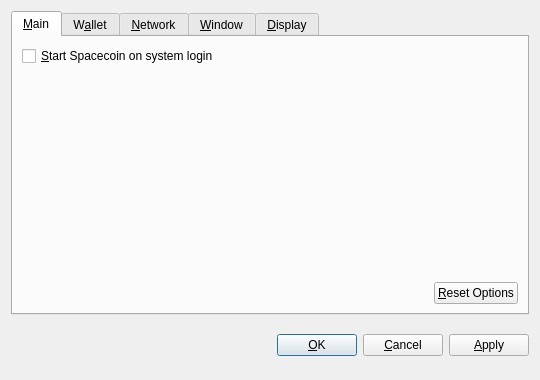
<?xml version="1.0" encoding="UTF-8"?>
<ui version="4.0">
 <class>OptionsDialog</class>
 <widget class="QDialog" name="OptionsDialog">
  <property name="geometry">
   <rect>
    <x>0</x>
    <y>0</y>
    <width>540</width>
    <height>380</height>
   </rect>
  </property>
  <property name="windowTitle">
   <string>Options</string>
  </property>
  <property name="modal">
   <bool>true</bool>
  </property>
  <layout class="QVBoxLayout" name="verticalLayout">
   <item>
    <widget class="QTabWidget" name="tabWidget">
     <property name="tabPosition">
      <enum>QTabWidget::North</enum>
     </property>
     <property name="currentIndex">
      <number>0</number>
     </property>
     <widget class="QWidget" name="tabMain">
      <attribute name="title">
       <string>&amp;Main</string>
      </attribute>
      <layout class="QVBoxLayout" name="verticalLayout_Main">
       <item>
        <widget class="QCheckBox" name="bitcoinAtStartup">
         <property name="toolTip">
          <string>Automatically start Spacecoin after logging in to the system.</string>
         </property>
         <property name="text">
          <string>&amp;Start Spacecoin on system login</string>
         </property>
        </widget>
       </item>
       <item>
        <spacer name="verticalSpacer_Main">
         <property name="orientation">
          <enum>Qt::Vertical</enum>
         </property>
         <property name="sizeHint" stdset="0">
          <size>
           <width>20</width>
           <height>40</height>
          </size>
         </property>
        </spacer>
       </item>
       <item>
        <layout class="QHBoxLayout" name="horizontalLayout_2_Main">
         <item>
          <spacer name="horizontalSpacer_2_Main">
           <property name="orientation">
            <enum>Qt::Horizontal</enum>
           </property>
           <property name="sizeHint" stdset="0">
            <size>
             <width>40</width>
             <height>20</height>
            </size>
           </property>
          </spacer>
         </item>
         <item>
          <widget class="QPushButton" name="resetButton">
           <property name="toolTip">
            <string>Reset all client options to default.</string>
           </property>
           <property name="text">
            <string>&amp;Reset Options</string>
           </property>
           <property name="autoDefault">
            <bool>false</bool>
           </property>
          </widget>
         </item>
        </layout>
       </item>
      </layout>
     </widget>
     <widget class="QWidget" name="tabWallet">
      <attribute name="title">
       <string>W&amp;allet</string>
      </attribute>
      <layout class="QVBoxLayout" name="verticalLayout_Network">
       <item>
        <widget class="QLabel" name="transactionFeeInfoLabel">
         <property name="text">
          <string>Optional transaction fee per kB that helps make sure your transactions are processed quickly. Most transactions are 1 kB.</string>
         </property>
         <property name="textFormat">
          <enum>Qt::PlainText</enum>
         </property>
         <property name="wordWrap">
          <bool>true</bool>
         </property>
        </widget>
       </item>
       <item>
        <layout class="QHBoxLayout" name="horizontalLayout_1_Main">
         <item>
          <widget class="QLabel" name="transactionFeeLabel">
           <property name="text">
            <string>Pay transaction &amp;fee</string>
           </property>
           <property name="textFormat">
            <enum>Qt::PlainText</enum>
           </property>
           <property name="buddy">
            <cstring>transactionFee</cstring>
           </property>
          </widget>
         </item>
         <item>
          <widget class="BitcoinAmountField" name="transactionFee"/>
         </item>
         <item>
          <spacer name="horizontalSpacer_1_Main">
           <property name="orientation">
            <enum>Qt::Horizontal</enum>
           </property>
           <property name="sizeHint" stdset="0">
            <size>
             <width>40</width>
             <height>20</height>
            </size>
           </property>
          </spacer>
         </item>
        </layout>
       </item>
       <item>
        <widget class="QLabel" name="label">
         <property name="text">
          <string>If you disable the spending of unconfirmed change, the change from a transaction cannot be used until that transaction has at least one confirmation. This also affects how your balance is computed.</string>
         </property>
         <property name="wordWrap">
          <bool>true</bool>
         </property>
        </widget>
       </item>
       <item>
        <widget class="QCheckBox" name="spendZeroConfChange">
         <property name="text">
          <string>Spend unconfirmed change  (experts only)</string>
         </property>
        </widget>
       </item>
       <item>
        <spacer name="verticalSpacer">
         <property name="orientation">
          <enum>Qt::Vertical</enum>
         </property>
         <property name="sizeHint" stdset="0">
          <size>
           <width>20</width>
           <height>40</height>
          </size>
         </property>
        </spacer>
       </item>
      </layout>
     </widget>
     <widget class="QWidget" name="tabNetwork">
      <attribute name="title">
       <string>&amp;Network</string>
      </attribute>
      <layout class="QVBoxLayout" name="verticalLayout_Network">
       <item>
        <widget class="QCheckBox" name="mapPortUpnp">
         <property name="toolTip">
          <string>Automatically open the Spacecoin client port on the router. This only works when your router supports UPnP and it is enabled.</string>
         </property>
         <property name="text">
          <string>Map port using &amp;UPnP</string>
         </property>
        </widget>
       </item>
       <item>
        <widget class="QCheckBox" name="connectSocks">
         <property name="toolTip">
          <string>Connect to the Spacecoin network through a SOCKS proxy (e.g. when connecting through Tor).</string>
         </property>
         <property name="text">
          <string>&amp;Connect through SOCKS proxy:</string>
         </property>
        </widget>
       </item>
       <item>
        <layout class="QHBoxLayout" name="horizontalLayout_Network">
         <item>
          <widget class="QLabel" name="proxyIpLabel">
           <property name="text">
            <string>Proxy &amp;IP:</string>
           </property>
           <property name="textFormat">
            <enum>Qt::PlainText</enum>
           </property>
           <property name="buddy">
            <cstring>proxyIp</cstring>
           </property>
          </widget>
         </item>
         <item>
          <widget class="QValidatedLineEdit" name="proxyIp">
           <property name="maximumSize">
            <size>
             <width>140</width>
             <height>16777215</height>
            </size>
           </property>
           <property name="toolTip">
            <string>IP address of the proxy (e.g. 127.0.0.1)</string>
           </property>
          </widget>
         </item>
         <item>
          <widget class="QLabel" name="proxyPortLabel">
           <property name="text">
            <string>&amp;Port:</string>
           </property>
           <property name="textFormat">
            <enum>Qt::PlainText</enum>
           </property>
           <property name="buddy">
            <cstring>proxyPort</cstring>
           </property>
          </widget>
         </item>
         <item>
          <widget class="QLineEdit" name="proxyPort">
           <property name="maximumSize">
            <size>
             <width>55</width>
             <height>16777215</height>
            </size>
           </property>
           <property name="toolTip">
            <string>Port of the proxy (e.g. 9050)</string>
           </property>
          </widget>
         </item>
         <item>
          <widget class="QLabel" name="socksVersionLabel">
           <property name="text">
            <string>SOCKS &amp;Version:</string>
           </property>
           <property name="textFormat">
            <enum>Qt::PlainText</enum>
           </property>
           <property name="buddy">
            <cstring>socksVersion</cstring>
           </property>
          </widget>
         </item>
         <item>
          <widget class="QValueComboBox" name="socksVersion">
           <property name="toolTip">
            <string>SOCKS version of the proxy (e.g. 5)</string>
           </property>
          </widget>
         </item>
         <item>
          <spacer name="horizontalSpacer_Network">
           <property name="orientation">
            <enum>Qt::Horizontal</enum>
           </property>
           <property name="sizeHint" stdset="0">
            <size>
             <width>40</width>
             <height>20</height>
            </size>
           </property>
          </spacer>
         </item>
        </layout>
       </item>
       <item>
        <spacer name="verticalSpacer_Network">
         <property name="orientation">
          <enum>Qt::Vertical</enum>
         </property>
         <property name="sizeHint" stdset="0">
          <size>
           <width>20</width>
           <height>40</height>
          </size>
         </property>
        </spacer>
       </item>
      </layout>
     </widget>
     <widget class="QWidget" name="tabWindow">
      <attribute name="title">
       <string>&amp;Window</string>
      </attribute>
      <layout class="QVBoxLayout" name="verticalLayout_Window">
       <item>
        <widget class="QCheckBox" name="minimizeToTray">
         <property name="toolTip">
          <string>Show only a tray icon after minimizing the window.</string>
         </property>
         <property name="text">
          <string>&amp;Minimize to the tray instead of the taskbar</string>
         </property>
        </widget>
       </item>
       <item>
        <widget class="QCheckBox" name="minimizeOnClose">
         <property name="toolTip">
          <string>Minimize instead of exit the application when the window is closed. When this option is enabled, the application will be closed only after selecting Quit in the menu.</string>
         </property>
         <property name="text">
          <string>M&amp;inimize on close</string>
         </property>
        </widget>
       </item>
       <item>
        <spacer name="verticalSpacer_Window">
         <property name="orientation">
          <enum>Qt::Vertical</enum>
         </property>
         <property name="sizeHint" stdset="0">
          <size>
           <width>20</width>
           <height>40</height>
          </size>
         </property>
        </spacer>
       </item>
      </layout>
     </widget>
     <widget class="QWidget" name="tabDisplay">
      <attribute name="title">
       <string>&amp;Display</string>
      </attribute>
      <layout class="QVBoxLayout" name="verticalLayout_Display">
       <item>
        <layout class="QHBoxLayout" name="horizontalLayout_1_Display">
         <item>
          <widget class="QLabel" name="langLabel">
           <property name="text">
            <string>User Interface &amp;language:</string>
           </property>
           <property name="textFormat">
            <enum>Qt::PlainText</enum>
           </property>
           <property name="buddy">
            <cstring>lang</cstring>
           </property>
          </widget>
         </item>
         <item>
          <widget class="QValueComboBox" name="lang">
           <property name="toolTip">
            <string>The user interface language can be set here. This setting will take effect after restarting Spacecoin.</string>
           </property>
          </widget>
         </item>
        </layout>
       </item>
       <item>
        <layout class="QHBoxLayout" name="horizontalLayout_2_Display">
         <item>
          <widget class="QLabel" name="unitLabel">
           <property name="text">
            <string>&amp;Unit to show amounts in:</string>
           </property>
           <property name="textFormat">
            <enum>Qt::PlainText</enum>
           </property>
           <property name="buddy">
            <cstring>unit</cstring>
           </property>
          </widget>
         </item>
         <item>
          <widget class="QValueComboBox" name="unit">
           <property name="toolTip">
            <string>Choose the default subdivision unit to show in the interface and when sending coins.</string>
           </property>
          </widget>
         </item>
        </layout>
       </item>
       <item>
        <widget class="QCheckBox" name="displayAddresses">
         <property name="toolTip">
          <string>Whether to show Spacecoin addresses in the transaction list or not.</string>
         </property>
         <property name="text">
          <string>&amp;Display addresses in transaction list</string>
         </property>
        </widget>
       </item>
       <item>
        <widget class="QCheckBox" name="coinControlFeatures">
         <property name="toolTip">
          <string>Whether to show coin control features or not.</string>
         </property>
         <property name="text">
          <string>Display coin &amp;control features (experts only!)</string>
         </property>
        </widget>
       </item>
       <item>
        <spacer name="verticalSpacer_Display">
         <property name="orientation">
          <enum>Qt::Vertical</enum>
         </property>
         <property name="sizeHint" stdset="0">
          <size>
           <width>20</width>
           <height>40</height>
          </size>
         </property>
        </spacer>
       </item>
      </layout>
     </widget>
    </widget>
   </item>
   <item>
    <layout class="QHBoxLayout" name="horizontalLayout_Buttons">
     <item>
      <spacer name="horizontalSpacer_1">
       <property name="orientation">
        <enum>Qt::Horizontal</enum>
       </property>
       <property name="sizeHint" stdset="0">
        <size>
         <width>40</width>
         <height>48</height>
        </size>
       </property>
      </spacer>
     </item>
     <item>
      <widget class="QLabel" name="statusLabel">
       <property name="font">
        <font>
         <weight>75</weight>
         <bold>true</bold>
        </font>
       </property>
       <property name="text">
        <string/>
       </property>
       <property name="textFormat">
        <enum>Qt::PlainText</enum>
       </property>
       <property name="wordWrap">
        <bool>true</bool>
       </property>
      </widget>
     </item>
     <item>
      <spacer name="horizontalSpacer_2">
       <property name="orientation">
        <enum>Qt::Horizontal</enum>
       </property>
       <property name="sizeHint" stdset="0">
        <size>
         <width>40</width>
         <height>48</height>
        </size>
       </property>
      </spacer>
     </item>
     <item>
      <widget class="QPushButton" name="okButton">
       <property name="text">
        <string>&amp;OK</string>
       </property>
      </widget>
     </item>
     <item>
      <widget class="QPushButton" name="cancelButton">
       <property name="text">
        <string>&amp;Cancel</string>
       </property>
       <property name="autoDefault">
        <bool>false</bool>
       </property>
      </widget>
     </item>
     <item>
      <widget class="QPushButton" name="applyButton">
       <property name="text">
        <string>&amp;Apply</string>
       </property>
       <property name="autoDefault">
        <bool>false</bool>
       </property>
      </widget>
     </item>
    </layout>
   </item>
  </layout>
 </widget>
 <customwidgets>
  <customwidget>
   <class>BitcoinAmountField</class>
   <extends>QSpinBox</extends>
   <header>bitcoinamountfield.h</header>
  </customwidget>
  <customwidget>
   <class>QValueComboBox</class>
   <extends>QComboBox</extends>
   <header>qvaluecombobox.h</header>
  </customwidget>
  <customwidget>
   <class>QValidatedLineEdit</class>
   <extends>QLineEdit</extends>
   <header>qvalidatedlineedit.h</header>
  </customwidget>
 </customwidgets>
 <resources/>
 <connections/>
</ui>
